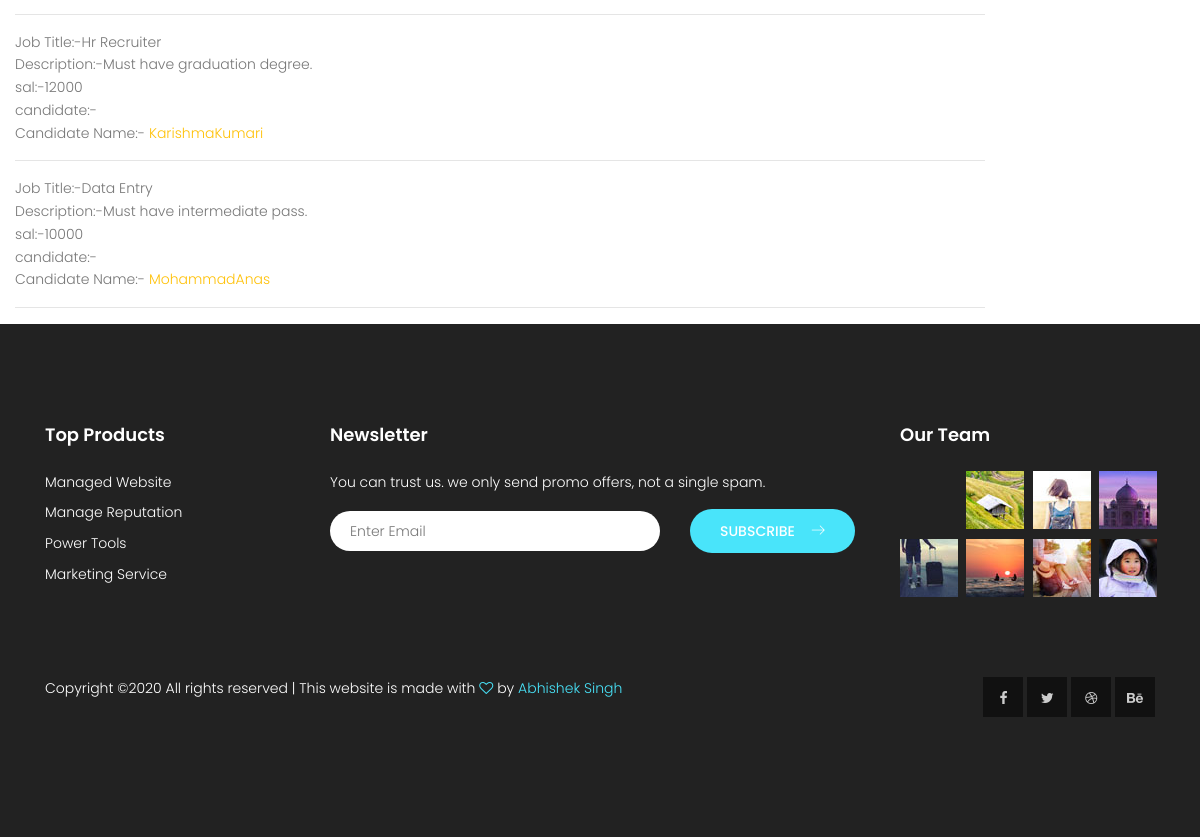
The app's page /index.php/applied_job (lower part), older data.
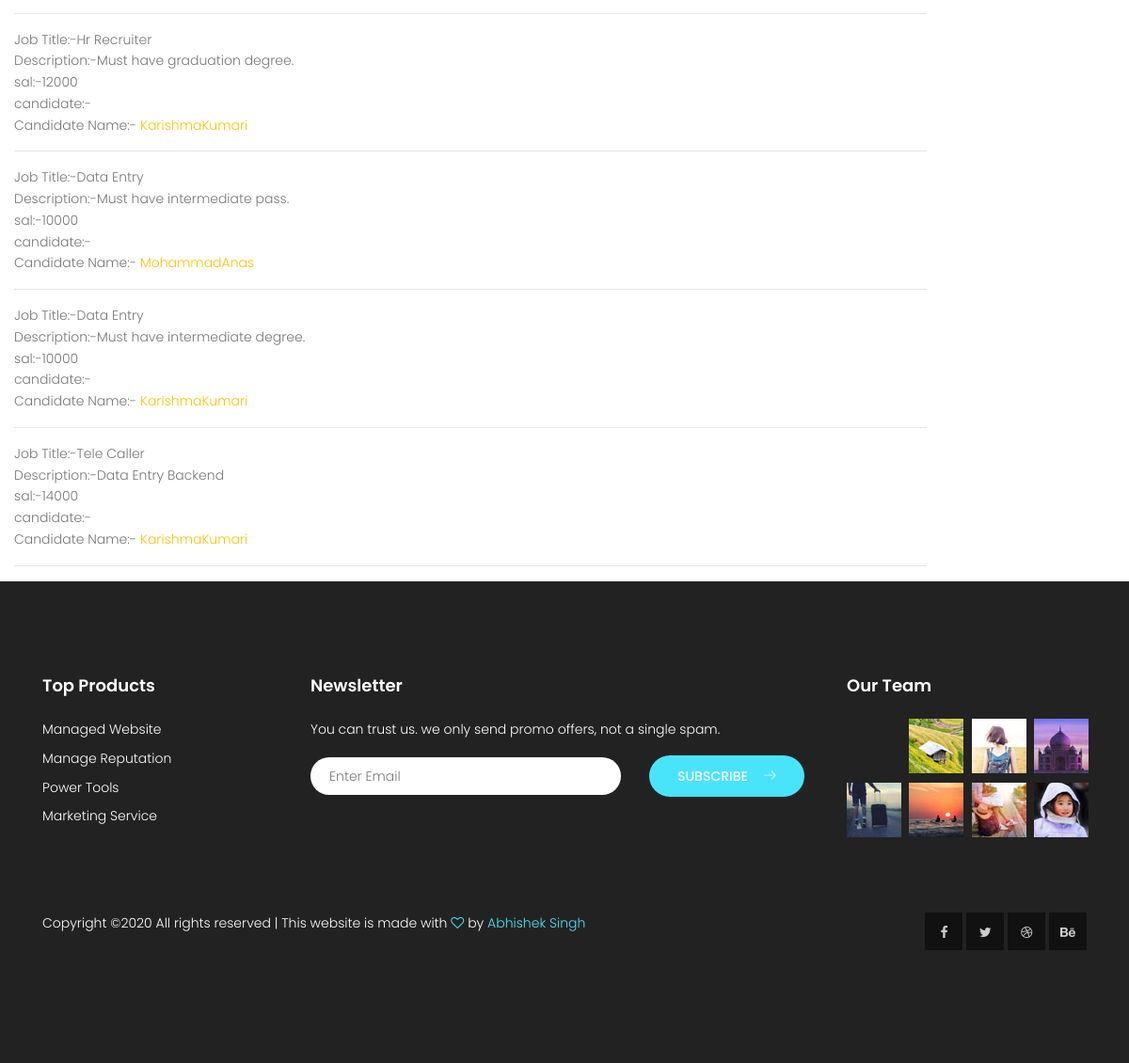
The same page, newer data.
### tables this page shows
CREATE TABLE `job` (
  `Posting_time` datetime DEFAULT NULL,
  `Username_fk` varchar(100) DEFAULT NULL,
  `Title` varchar(250) DEFAULT NULL,
  `Skills` varchar(60) NOT NULL,
  `Job_id` int(11) NOT NULL,
  `City` varchar(100) DEFAULT NULL,
  `Eligibility` varchar(1000) NOT NULL,
  `Salary` int(11) NOT NULL
);

CREATE TABLE `seeker` (
  `First_Name` varchar(100) NOT NULL,
  `Last_Name` varchar(100) NOT NULL,
  `Username` varchar(50) DEFAULT NULL,
  `Email` varchar(100) DEFAULT NULL,
  `Mobile` bigint(12) NOT NULL,
  `City` varchar(100) NOT NULL,
  `State` varchar(60) NOT NULL,
  `Country` varchar(60) NOT NULL,
  `Skill_id` int(9) NOT NULL,
  `dob` date NOT NULL,
  `Gender` varchar(11) DEFAULT NULL,
  `Password` varchar(100) NOT NULL,
  `Date` date DEFAULT NULL,
  `job_fk` int(11) NOT NULL
);

### application/controllers/Applied_job.php (called while the page is built)
<?php
class Applied_job extends MX_Controller{
	public function index(){
		$this->load->model('Queries');
		$result=$this->Queries->application();
		$this->load->view('inc/header');
		$this->load->view('inc/nav');
		$this->load->view('user_profile');
		$this->load->view('Jobapplied',['result'=>$result]);
		$this->load->view('inc/footer');
	}
}
?>

### index.php (called while the page is built, shortened)
<?php
require_once BASEPATH.'core/CodeIgniter.php';

### application/third_party/MX/Controller.php (called while the page is built, shortened)
<?php (defined('BASEPATH')) OR exit('No direct script access allowed');
class MX_Controller
{
	public function __get($class)
	{
		return CI::$APP->$class;
	}
}

### application/models/Queries.php (called while the page is built, shortened)
<?php
class Queries extends CI_Model{
		public function application(){
			$this->db->select('job.Title,job.Salary,job.Eligibility,opted.status,seeker.First_Name,seeker.Last_Name,seeker.Username');
			$this->db->from('job');
			$this->db->join('opted','opted.Job_id=job.Job_id');
			$this->db->join('seeker','seeker.Mobile=opted.Like_Id');
			$query=$this->db->get();
			return $query->result();
		}
	}
?>

### application/views/Jobapplied.php (the view, shortened to what this page needs)
<div class="col-sm-10">
<?php if(is_array($result)||is_object($result)){
		foreach($result as $row){?>
<ol>
<li>Job Title:-<?php echo htmlentities($row->Title);?></li>
<li>Description:-<?php echo htmlentities($row->Eligibility);?></li>
<li>sal:-<?php echo htmlentities($row->Salary);?></li>
<li>candidate:-
<ul style="list-style-type: none">
<li>Candidate Name:- <?php echo anchor("Jobapplier/{$row->Username}",htmlentities($row->First_Name.$row->Last_Name),['class'=>'text-warning']);?></li>
</ul>
</li>
</ol>
<hr>
<?php }}?>
</div>

Row changes from the older to the newer data that the page shows:
now on this page (row edited): job: Title "Data Entry", Eligibility "Must have intermediate degree.", Salary "10000", seeker.Username+First_Name+Last_Name "KarishmaKumari"
added job: Title "Tele Caller", Eligibility "Data Entry Backend", Salary "14000", seeker.Username+First_Name+Last_Name "KarishmaKumari"
